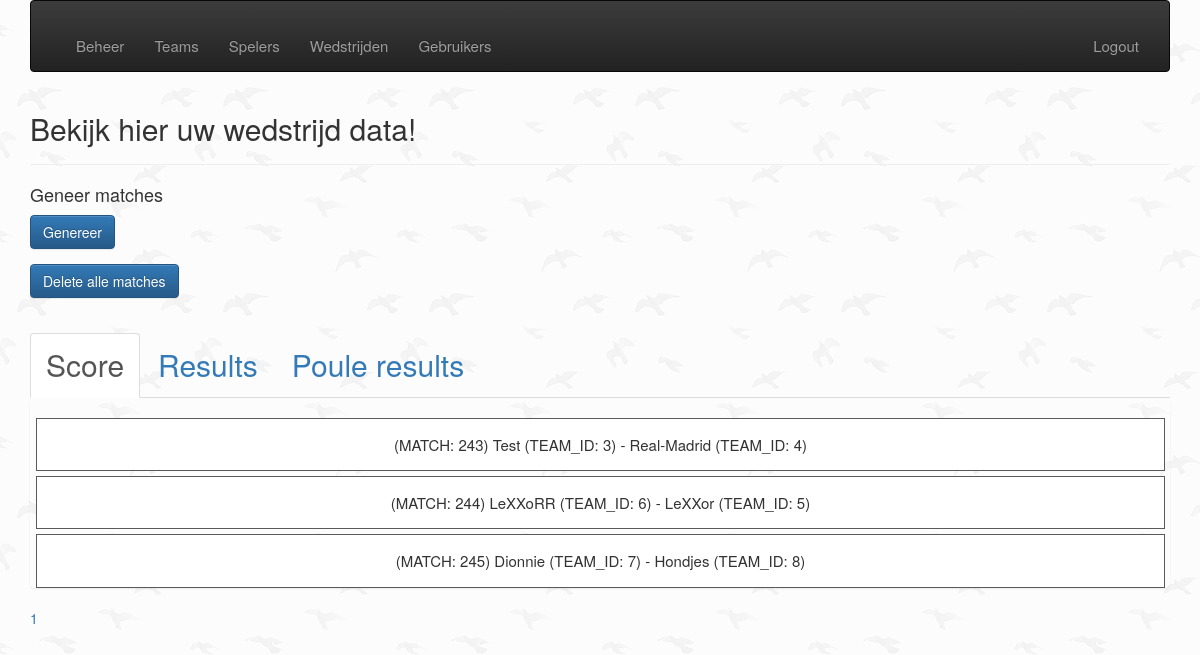
Screenshot of /admin/public/createGame.php?page=1&per-page=5 (signed in) with the database file from the repository.
### tables this page shows
CREATE TABLE `tbl_matches` (
  `id` int(10) UNSIGNED NOT NULL,
  `team_id_a` int(10) UNSIGNED NOT NULL,
  `team_id_b` int(10) UNSIGNED NOT NULL,
  `score_team_a` int(10) UNSIGNED DEFAULT '0',
  `score_team_b` int(10) UNSIGNED DEFAULT '0',
  `isPlayed` tinyint(1) DEFAULT '0',
  `matchType` int(1) NOT NULL DEFAULT '0',
  `start_time` datetime DEFAULT NULL
);

CREATE TABLE `tbl_teams` (
  `id` int(11) UNSIGNED NOT NULL,
  `poule_id` int(11) NOT NULL DEFAULT '0',
  `name` varchar(255) NOT NULL,
  `points` int(3) DEFAULT '0',
  `created_at` datetime NOT NULL DEFAULT CURRENT_TIMESTAMP,
  `deleted_at` datetime DEFAULT NULL
);

### admin/public/createGame.php (the view, shortened to what this page needs)
<?php
require ('../app/database.php');
require ('header.php');
?>
    <header class="page-header">
        <h2>Bekijk hier uw wedstrijd data!</h2>
    </header>
    <?php if ( $_SESSION['adminLevel'] >= 2 ) :?>
        <h4>Geneer matches</h4>
        <form action="../app/create_game_manager.php" method="POST">
            <div class="form-group">
                <input class="btn btn-primary" type="submit" value="Genereer">
            </div>
        </form>
        <form action="../app/delete_game_manager.php" method="POST">
            <div class="form-group">
                <input class="btn btn-primary" type="submit" value="Delete alle matches">
            </div>
        </form>
    <?php endif; ?>
    <ul class="nav nav-tabs" id="filter" role="tablist">
        <li role="presentation" class="active">
            <a href="#score" id="score-tab" role="tab" data-toggle="tab" aria-controls="score" aria-expanded="true">Score</a>
        </li>
        <li role="presentation" class="">
            <a href="#results" role="tab" id="results-tab" data-toggle="tab" aria-controls="results" aria-expanded="false">Results</a>
        </li>
        <li role="presentation" class="">
            <a href="#poule-results" role="tab" id="poule-results-tab" data-toggle="tab" aria-controls="poule-results" aria-expanded="false">Poule results</a>
        </li>
    </ul>
    <div class="tab-content" id="tab-content">
        <div class="tab-pane active" id="score">
            <?php
            $page = isset($_GET['page'])?(int)$_GET['page'] : 1;
            $perPage = isset($_GET['per-page'])&& $_GET['per-page'] <=5 ?(int)$_GET['per-page'] : 5;
            $start = ($page > 1) ? ($page * $perPage) - $perPage : 0;
            $matches = $db_conn->prepare ("SELECT SQL_CALC_FOUND_ROWS * FROM tbl_matches WHERE isPlayed = FALSE LIMIT {$start},{$perPage}");
            $matches->execute();
            $matches = $matches->fetchAll(PDO::FETCH_ASSOC);
            $total = $db_conn->query("SELECT FOUND_ROWS() as total")->fetch()['total'];
            $pages = ceil($total /$perPage);
            $teams = $db_conn->prepare ("SELECT * FROM tbl_teams");
            $teams->execute();
            $teams = $teams->fetchAll(PDO::FETCH_ASSOC);
            ?>
            <ul class="list-group">
                <?php
                    foreach ($matches as $match)
                    {
                        $id = $match['id'];
                        $team_id_a = $match['team_id_a'];
                        $team_id_b = $match['team_id_b'];
                        foreach ($teams as $team) {
                            if ($team_id_a == $team['id']) {
                                $name_team_a    = $team['name'];
                                $id_team_a      = $team['id'];
                            }
                            else if ($team_id_b == $team['id'])
                            {
                                $name_team_b = $team['name'];
                                $id_team_b = $team['id'];
                            }
                            else
                            {
                                if (!isset($name_team_a) && !isset($id_team_a)) {
                                    $name_team_a    = "ERROR";
                                    $id_team_a      = "-1";
                                }
                                else if (!isset($name_team_b) && !isset($id_team_b)) {
                                    $name_team_b    = "ERROR";
                                    $id_team_b      = "-1";
                                }
                            }
                        }
                        echo "<ul class=\"game-item\">
                                  <form action=\"change_game.php\" method=\"POST\">
                                      <input type=\"hidden\" name=\"play\" value=\"{$match['id']}\">
                                      <input class=\"adjust\" type=\"submit\" value=\"Adjust\">
                                         </form>
                                      <li>
                                        (MATCH: $id) $name_team_a (TEAM_ID: $id_team_a) - $name_team_b (TEAM_ID: $id_team_b)
                                      </li>
                                <form action=\"adjust_game.php\" method=\"GET\">
                                      <input type=\"hidden\" name=\"adjust\" value=\"{$match['id']}\">
                                      <input class=\"delete\" type=\"submit\" value=\"Play\">
                                         </form>
                              </ul>";
                    }
                ?>
            </ul>
            <div class="pagenation">
                <?php  for ($x =1; $x <= $pages; $x++) :?>
                    <a href="?page=<?php echo $x; ?>&per-page=<?php echo $perPage ?>"><?php  echo $x; ?></a>
                <?php endfor; ?>
            </div>
        </div>
</div>
<?php require ('footer.php'); ?>

### admin/css/main.css (style rules this page uses)
ul { padding-top: 20px; list-style-type: none; }
.nav-tabs li { font-size: 30px; }
li { font-size: 15px; }
body { background: url("../img/bg.png"); }
a { color: red; }
.game-item { padding: 15px; border: 1px solid rgb(90, 90, 90); margin: 0 5px 5px 6px; background: #FFF; position: relative; text-align: center; }

### rows the page displays
tbl_matches: id "243", team_id_a.name "Test", team_id_a "3", team_id_b.name "Real-Madrid", team_id_b "4"
tbl_matches: id "244", team_id_a.name "LeXXoRR", team_id_a "6", team_id_b.name "LeXXor", team_id_b "5"
tbl_matches: id "245", team_id_a.name "Dionnie", team_id_a "7", team_id_b.name "Hondjes", team_id_b "8"

### other values shown
$item['label'] "Beheer"
$item['label'] "Teams"
$item['label'] "Spelers"
$item['label'] "Wedstrijden"
$item['label'] "Gebruikers"
